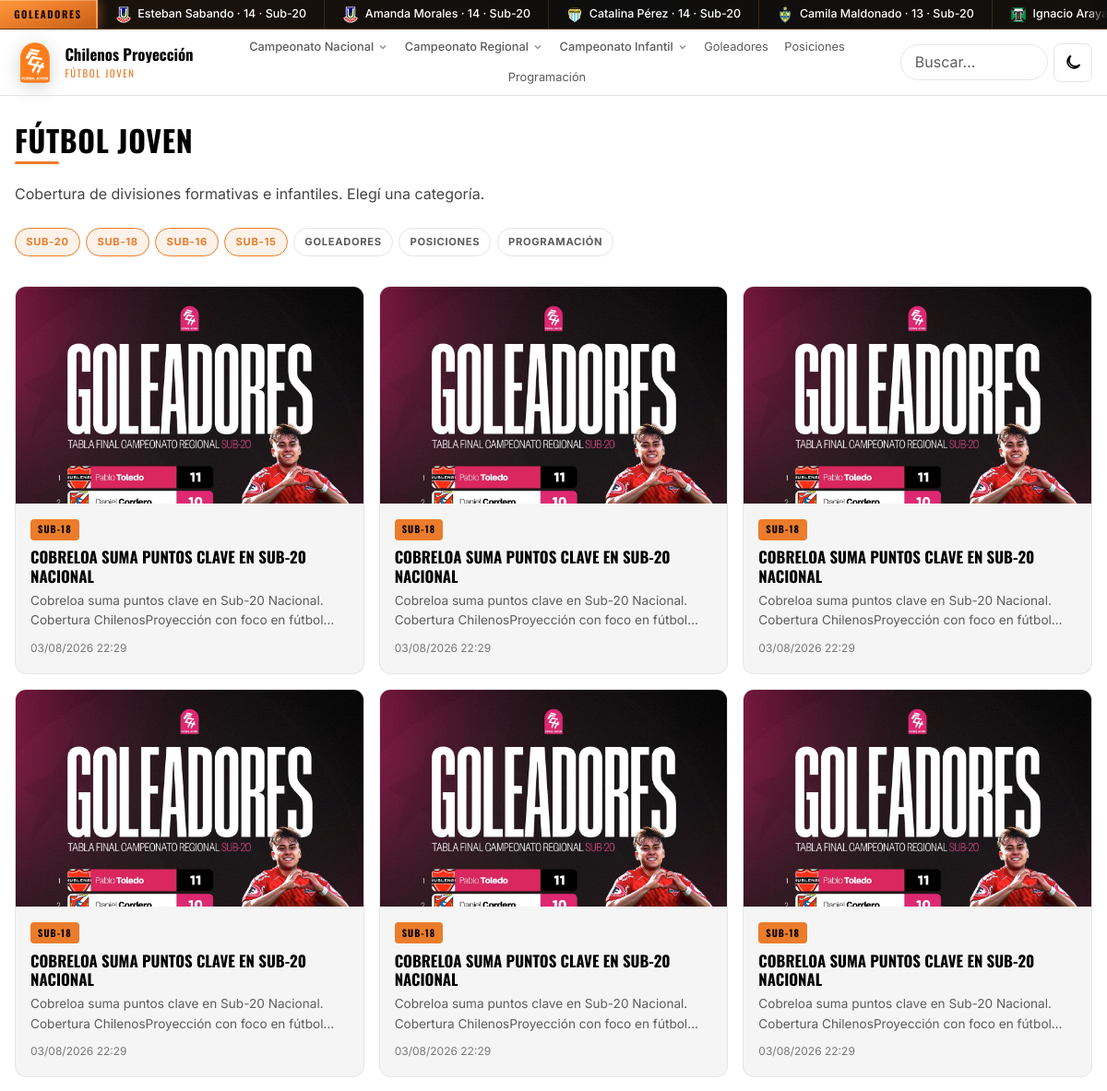
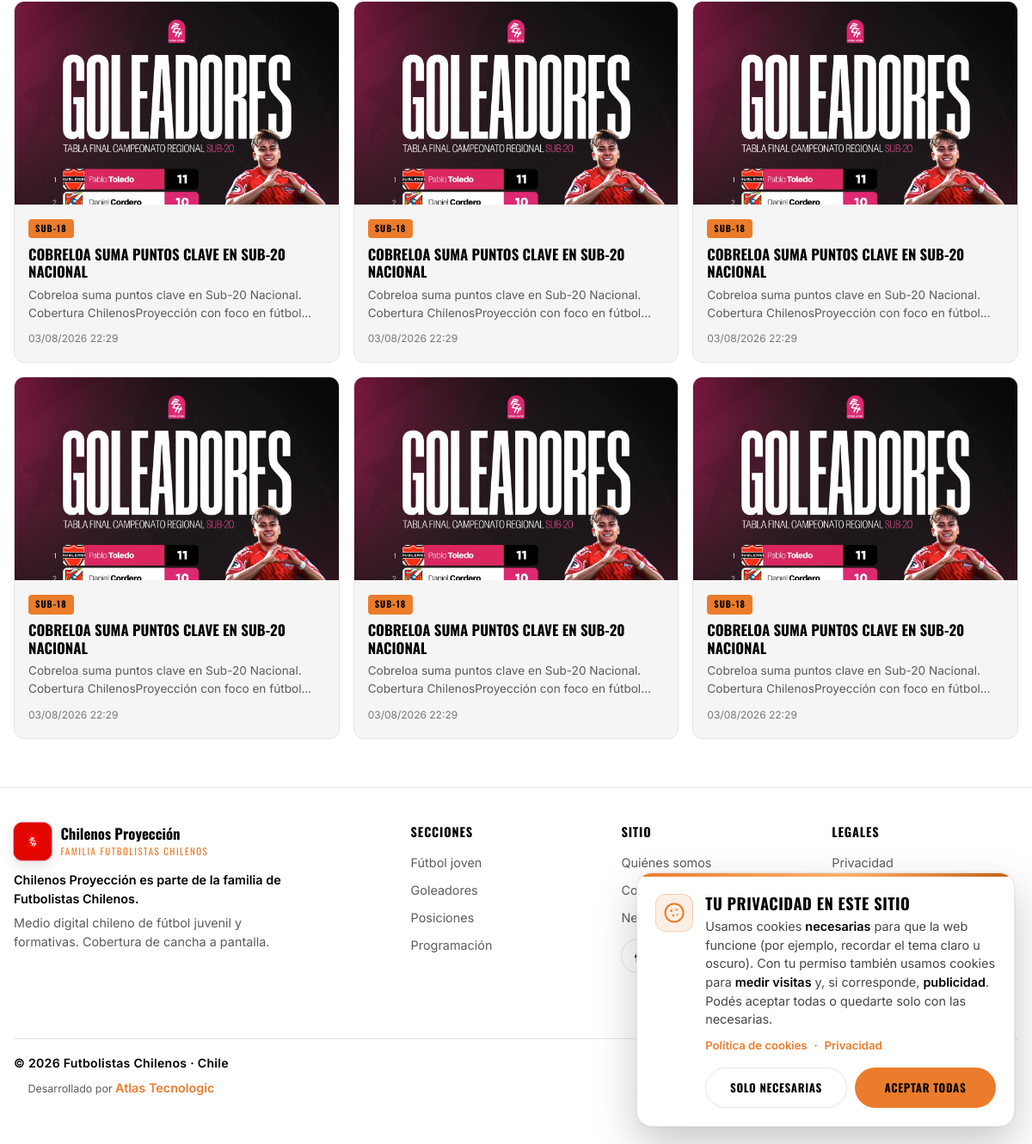
The page /futbol-joven.php on the database its author committed (2 pictures, top to bottom).
### tables this page shows
CREATE TABLE IF NOT EXISTS goleadores (
  id INT UNSIGNED AUTO_INCREMENT PRIMARY KEY,
  categoria_id INT UNSIGNED NULL,
  torneo VARCHAR(160) NOT NULL,
  jugador VARCHAR(120) NOT NULL,
  jugador_id INT UNSIGNED NULL,
  club VARCHAR(120) NULL,
  club_id INT UNSIGNED NULL,
  goles INT UNSIGNED NOT NULL DEFAULT 0,
  partidos INT UNSIGNED NOT NULL DEFAULT 0,
  fecha_corte DATE NULL,
  KEY idx_goleadores_cat (categoria_id),
  KEY idx_goleadores_jugador (jugador_id),
  CONSTRAINT fk_goleadores_categoria FOREIGN KEY (categoria_id) REFERENCES categorias(id) ON DELETE SET NULL,
  CONSTRAINT fk_goleadores_jugador FOREIGN KEY (jugador_id) REFERENCES jugadores(id) ON DELETE SET NULL,
  CONSTRAINT fk_goleadores_club FOREIGN KEY (club_id) REFERENCES clubes(id) ON DELETE SET NULL
);

CREATE TABLE IF NOT EXISTS clubes (
  id INT UNSIGNED AUTO_INCREMENT PRIMARY KEY,
  nombre VARCHAR(120) NOT NULL,
  slug VARCHAR(120) NOT NULL,
  escudo_url VARCHAR(500) NULL,
  region VARCHAR(80) NULL,
  division ENUM('nacional','regional','otro') NOT NULL DEFAULT 'nacional',
  UNIQUE KEY uq_clubes_slug (slug),
  KEY idx_clubes_division (division)
);

CREATE TABLE IF NOT EXISTS noticias (
  id INT UNSIGNED AUTO_INCREMENT PRIMARY KEY,
  titulo VARCHAR(255) NOT NULL,
  slug VARCHAR(255) NOT NULL,
  extracto TEXT NULL,
  contenido LONGTEXT NULL,
  categoria_id INT UNSIGNED NULL,
  autor_id INT UNSIGNED NULL,
  estado ENUM('borrador','publicado','archivado') NOT NULL DEFAULT 'borrador',
  destacada TINYINT(1) NOT NULL DEFAULT 0,
  destacada_orden INT NOT NULL DEFAULT 0,
  imagen_destacada_url VARCHAR(500) NULL,
  imagen_alt VARCHAR(255) NULL,
  imagen_credito VARCHAR(255) NULL,
  meta_titulo VARCHAR(255) NULL,
  meta_descripcion VARCHAR(320) NULL,
  fecha_publicacion DATETIME NULL,
  fecha_actualizacion DATETIME NULL,
  vistas INT UNSIGNED NOT NULL DEFAULT 0,
  origen ENUM('manual','hermes') NOT NULL DEFAULT 'manual',
  UNIQUE KEY uq_noticias_slug (slug),
  KEY idx_noticias_estado_fecha (estado, fecha_publicacion),
  KEY idx_noticias_categoria (categoria_id),
  KEY idx_noticias_destacada (destacada, destacada_orden),
  FULLTEXT KEY ft_noticias_busqueda (titulo, extracto, contenido),
  CONSTRAINT fk_noticias_categoria FOREIGN KEY (categoria_id) REFERENCES categorias(id) ON DELETE SET NULL,
  CONSTRAINT fk_noticias_autor FOREIGN KEY (autor_id) REFERENCES autores(id) ON DELETE SET NULL
);

CREATE TABLE IF NOT EXISTS categorias (
  id INT UNSIGNED AUTO_INCREMENT PRIMARY KEY,
  nombre VARCHAR(80) NOT NULL,
  slug VARCHAR(80) NOT NULL,
  descripcion TEXT NULL,
  division ENUM('nacional','regional','infantil','general') NOT NULL DEFAULT 'general',
  parent_id INT UNSIGNED NULL,
  orden INT NOT NULL DEFAULT 0,
  UNIQUE KEY uq_categorias_slug (slug),
  KEY idx_categorias_division (division),
  KEY idx_categorias_parent (parent_id),
  CONSTRAINT fk_categorias_parent FOREIGN KEY (parent_id) REFERENCES categorias(id) ON DELETE SET NULL
);

### includes/partials/news-card.php (the view, shortened to what the rows shown need)
<?php
$n = $n ?? $noticia ?? [];
$url = app_url('/noticia/' . ($n['slug'] ?? ''));
$img = $n['imagen_destacada_url'] ?? '/assets/brand/goleadores-sub20.jpg';
$cat = $n['categoria_nombre'] ?? 'Noticia';
?>
<article class="news-card">
  <a href="<?= e($url) ?>">
    <div class="news-card-media">
      <img src="<?= e(str_starts_with((string)$img, 'http') ? $img : app_url($img)) ?>" alt="<?= e($n['imagen_alt'] ?? $n['titulo'] ?? '') ?>" loading="lazy" />
    </div>
    <div class="news-card-body">
      <span class="badge"><?= e($cat) ?></span>
      <h3><?= e($n['titulo'] ?? '') ?></h3>
      <?php if (!empty($n['extracto'])): ?>
        <p><?= e($n['extracto']) ?></p>
      <?php endif; ?>
      <div class="meta"><?= e(format_fecha($n['fecha_publicacion'] ?? null)) ?></div>
    </div>
  </a>
</article>

### includes/header.php (shortened to what the rows shown need)
<?php
$bodyClass = $bodyClass ?? '';
$tickerBandas = ticker_bandas();
?>
<!DOCTYPE html>
<html lang="es-CL">
<head>
  <link rel="stylesheet" href="https://cdn.jsdelivr.net/npm/swiper@11/swiper-bundle.min.css" />
  <link rel="stylesheet" href="<?= e(app_url('/css/styles.css')) ?>?v=20260804f" />
</head>
<body class="<?= e($bodyClass) ?>">
  <div class="site-tickers" data-ticker-rotate aria-label="Goleadores, resultados y próximos">
    <?php
      $tickerIndex = 0;
      foreach ($tickerBandas as $banda):
        $items = $banda['items'] ?? [];
        $loop = array_merge($items, $items);
        $kind = $banda['kind'] ?? 'goleadores';
        $isFirst = $tickerIndex === 0;
        $tickerIndex++;
    ?>
      <div
        class="site-ticker site-ticker--<?= e($kind) ?><?= $isFirst ? ' is-active' : '' ?>"
        role="region"
        aria-label="<?= e($banda['aria'] ?? $banda['label']) ?>"
        data-ticker-band
        <?= $isFirst ? '' : 'aria-hidden="true"' ?>
      >
        <div class="site-ticker-label"><?= e($banda['label']) ?></div>
        <div class="site-ticker-track-wrap">
          <div class="site-ticker-track">
            <?php foreach ($loop as $item): ?>
              <?php
                $kindItem = $item['kind'] ?? $kind;
                $escL = (string) ($item['escudo_local'] ?? $item['escudo_url'] ?? '');
                $clubL = (string) ($item['club_local'] ?? $item['club'] ?? '');
                $txt = (string) ($item['text'] ?? '');
              ?>
              <span class="site-ticker-item site-ticker-item--<?= e($kindItem) ?>">
                <?php if ($kindItem === 'goleador' || $kind === 'goleadores'): ?>
                  <?php if ($escL !== ''): ?>
                    <img class="site-ticker-crest" src="<?= e(app_url($escL)) ?>" alt="<?= e($clubL) ?>" width="18" height="18" loading="lazy" onerror="this.style.display='none'" />
                  <?php else: ?>
                    <span class="site-ticker-dot" aria-hidden="true"></span>
                  <?php endif; ?>
                  <span class="site-ticker-text"><?= e($txt) ?></span>
                <?php endif; ?>
              </span>
            <?php endforeach; ?>
          </div>
        </div>
      </div>
    <?php endforeach; ?>
  </div>
  <main class="site-main" id="contenido">

### public/futbol-joven.php (shortened to what the rows shown need)
<?php
$categorias = categorias_futbol_joven();
$recientes = NoticiaModel::recientes(12);
require INCLUDES_PATH . '/header.php';
?>
<section class="section">
  <div class="container">
    <div class="section-head"><h1>Fútbol joven</h1></div>
    <div class="chip-row" style="margin-bottom:2rem">
      <?php foreach ($categorias as $cat): ?>
        <a class="chip is-active" href="<?= e(app_url('/futbol-joven/' . $cat['slug'])) ?>"><?= e($cat['nombre']) ?></a>
      <?php endforeach; ?>
      <a class="chip" href="<?= e(app_url('/goleadores/sub-20')) ?>">Goleadores</a>
      <a class="chip" href="<?= e(app_url('/posiciones/sub-20')) ?>">Posiciones</a>
      <a class="chip" href="<?= e(app_url('/programacion/sub-20')) ?>">Programación</a>
    </div>
    <div class="card-grid featured">
      <?php foreach ($recientes as $noticia): ?>
        <?php require INCLUDES_PATH . '/partials/news-card.php'; ?>
      <?php endforeach; ?>
    </div>
  </div>
</section>
<?php require INCLUDES_PATH . '/footer.php'; ?>

### rows shown on the page
goleadores: club.escudo_url (picture), txt "Esteban Sabando · 14 · Sub-20"
goleadores: club.escudo_url (picture), txt "Amanda Morales · 14 · Sub-20"
goleadores: club.escudo_url (picture), txt "Catalina Pérez · 14 · Sub-20"
goleadores: club.escudo_url (picture), txt "Camila Maldonado · 13 · Sub-20"
goleadores: club.escudo_url (picture), txt "Ignacio Araya…"
noticias: categoria.nombre "SUB-20", noticias.imagen_destacada_url (picture)
noticias: imagen_destacada_url (picture), categoria.nombre "SUB-18", titulo "COBRELOA SUMA PUNTOS CLAVE EN SUB-20 NACIONAL", extracto "Cobreloa suma puntos clave en Sub-20 Nacional. Cobertura ChilenosProyección con foco en…", fecha_publicacion "03/08/2026 22:29"
noticias: noticias.imagen_destacada_url (picture)
categorias: nombre "SUB-18"
noticias: noticias.imagen_destacada_url (picture)
noticias: noticias.imagen_destacada_url (picture)
noticias: noticias.imagen_destacada_url (picture)
noticias: noticias.imagen_destacada_url (picture)
noticias: noticias.imagen_destacada_url (picture), categoria.nombre "SUB-18"
noticias: noticias.imagen_destacada_url (picture)
noticias: noticias.imagen_destacada_url (picture)
noticias: noticias.imagen_destacada_url (picture)
noticias: noticias.imagen_destacada_url (picture)

### other values the page prints
$banda['label'] "GOLEADORES"
$div['label'] "Campeonato Nacional"
$div['label'] "Campeonato Regional"
$div['label'] "Campeonato Infantil"
$cat['nombre'] "SUB-18"
$cat['nombre'] "SUB-16"
$cat['nombre'] "SUB-15"
